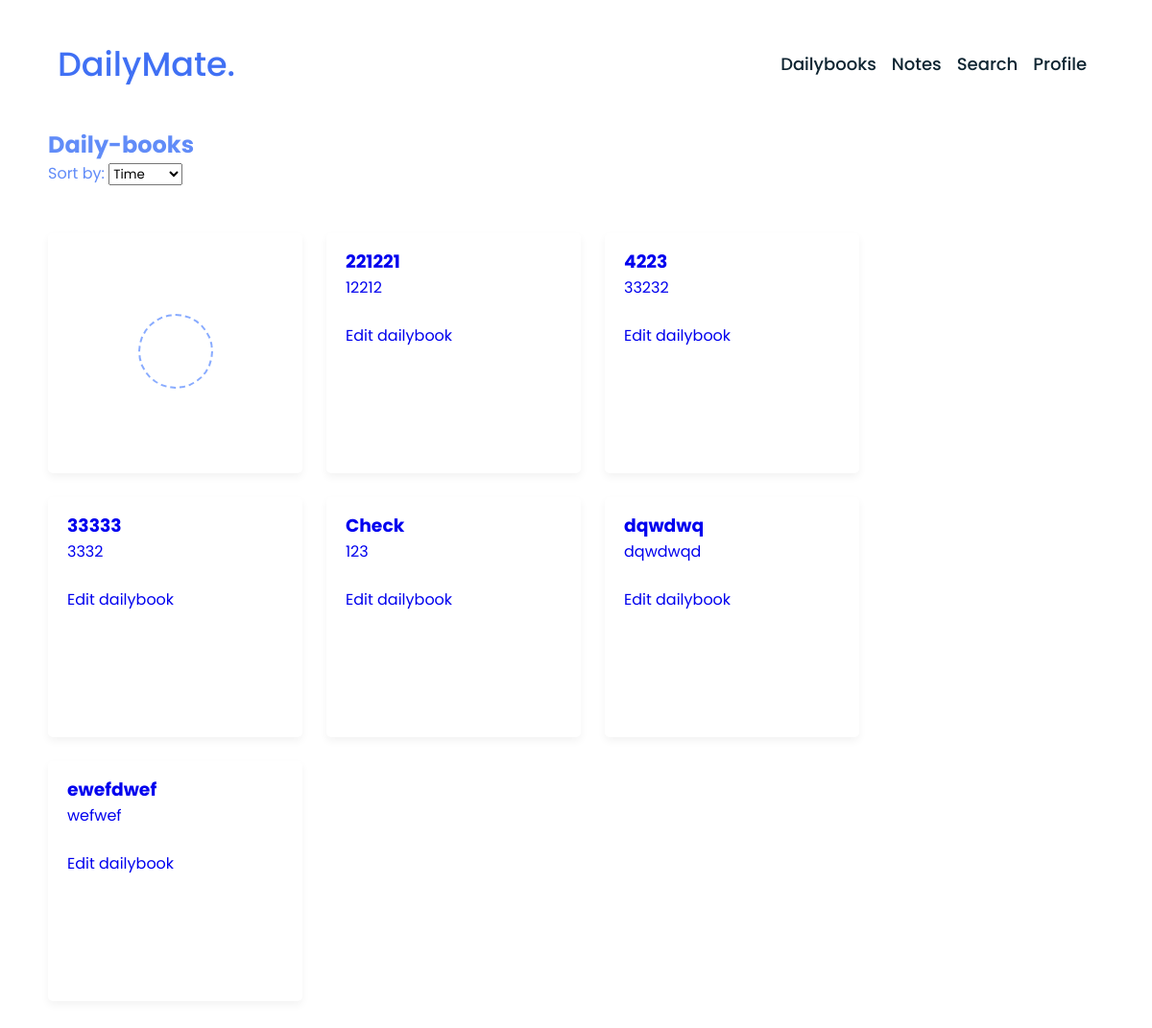
The app's page /Heyman/daily-book/ (signed in) with its own data.
### dailybook/models.py (models this page shows, shortened)
class Dailybook(models.Model):
    author = models.ForeignKey(User, on_delete=models.CASCADE)  # добавьте это поле
    title = models.CharField(max_length=100)
    content = models.TextField()
    emotion_choices = [
        ('happy', 'Happy'),
        ('sad', 'Sad'),
        ('angry', 'Angry'),
        ('neutral', 'Neutral'),
    ]
    emotion = models.CharField(max_length=10, choices=emotion_choices)
    date_edit = models.DateTimeField()

### dailybook/views.py (the view)
# urls.py: path('<str:username>/daily-book/', dailybook_list, name='dailybook_list'),
@login_required
def dailybook_list(request, username):
    if request.user.username != username:
        return render(request, 'error/access_denied.html', status=403)
    else:
        try:
            user = User.objects.get(username=username)
        except User.DoesNotExist:
            raise Http404("User does not exist")
        sort_by = request.GET.get('sort_by')
        if sort_by == 'title':
            dailybooks = Dailybook.objects.filter(author=user).order_by('title')
        elif sort_by == 'emotion':
            dailybooks = Dailybook.objects.filter(author=user).order_by('emotion')
        else:  # Default sorting by date_edit
            dailybooks = Dailybook.objects.filter(author=user).order_by('-date_edit')
        return render(request, 'main/dailybook_list.html', {'dailybooks': dailybooks})

### dailybook/templates/main/dailybook_list.html (shortened to what this page needs)
{% extends 'base.html' %}
{% load static %}
{% block head %}
  <link rel="stylesheet" href="{% static 'css/note_list.css' %}">
  <link rel="stylesheet" href="https://unicons.iconscout.com/release/v4.0.0/css/line.css">
{% endblock %}
{% block content %}
<h2 style="color: #618cf8; margin-left: 50px;">Daily-books</h2>
  <form id="sortForm" method="get">
      <label for="sort_by" style="color: #618cf8; margin-left: 50px;">Sort by:</label>
      <select name="sort_by" id="sort_by">
        <option value="timestamp">Time</option>
      </select>
  </form>
  <div class="wrapper">
    <li class="add-box">
      <a href="{% url 'dailybook_create' username=request.user.username %}" class="add-link">
        <div class="icon"></div>
      </a>
    </li>
    {% for dailybook in dailybooks %}
    <li>
      <h3><a href="{% url 'dailybook_detail' username=request.user.username pk=dailybook.pk %}">{{ dailybook.title|slice:":13"  }}</a>
      </h3>
       <p><a href="{% url 'dailybook_detail' username=request.user.username pk=dailybook.pk %}">{{ dailybook.content|slice:":173"  }}</a>
      </p>
      <br>
      <div class = "edit">
        <a href="{% url 'dailybook_edit' username=request.user.username pk=dailybook.pk %}">Edit dailybook</a>
      </div>
    </li>
    {% endfor %}
  </div>
{% endblock %}

### dailybook/static/css/profile.css (style rules this page uses)
* { margin: 0; padding: 0; box-sizing: border-box; text-decoration: none; scroll-behavior: smooth; }

### dailybook/static/css/note_list.css (style rules this page uses)
* { margin: 0; padding: 0; box-sizing: border-box; font-family: 'Poppins', sans-serif; }
.wrapper { margin: 50px; display: grid; gap: 25px; grid-template-columns: repeat(auto-fill, 265px); }
.wrapper li { height: 250px; list-style: none; border-radius: 5px; padding: 15px 20px 20px; background: #fff; word-wrap: break-word; overflow-wrap: break-word; box-shadow: 0 4px 8px rgba(0,0,0,0.05); }
.add-box, .icon, .bottom-content, .popup, header, .settings .menu li { display: flex; align-items: center; justify-content: space-between; }
.add-box { cursor: pointer; flex-direction: column; justify-content: center; }
.add-box .icon { height: 78px; width: 78px; color: #88ABFF; font-size: 40px; border-radius: 50%; justify-content: center; border: 2px dashed #88ABFF; }

### records on screen
Dailybook: title "221221", content "12212"
Dailybook: title "4223", content "33232"
Dailybook: title "33333", content "3332"
Dailybook: title "Check", content "123"
Dailybook: title "dqwdwq", content "dqwdwqd"
Dailybook: title "ewefdwef", content "wefwef"
